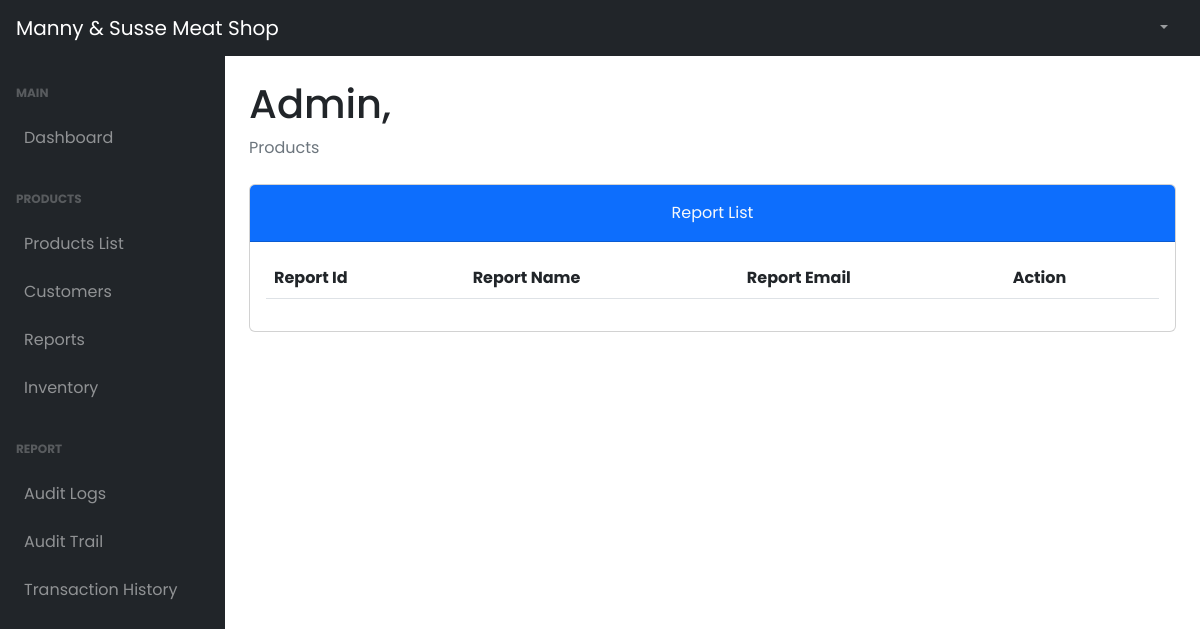
Page /admin/reports.php (signed in) on the earlier database version.
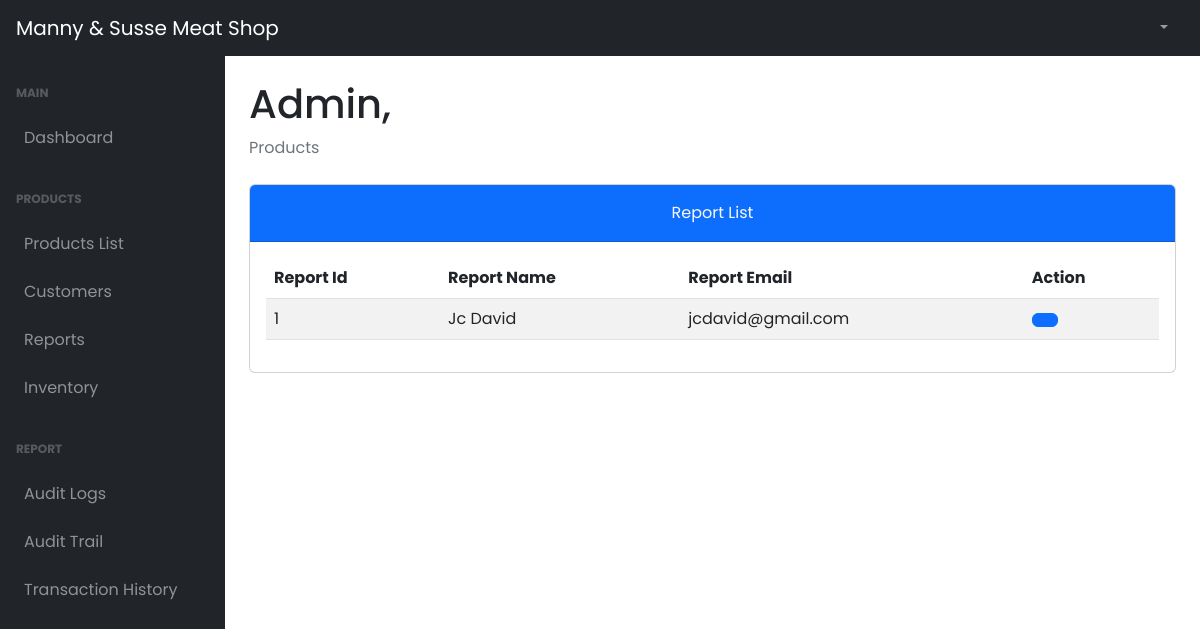
Same page on the later database version.
### tables this page shows
CREATE TABLE `tbl_reports` (
  `report_id` int(11) NOT NULL,
  `rp_name` varchar(50) NOT NULL,
  `rp_email` varchar(150) NOT NULL,
  `rp_message` varchar(255) NOT NULL
);

### admin/reports.php (the view, shortened to what this page needs)
<!DOCTYPE html>
<html lang="en">
  <head>
    <link href="../plugins/dataTables.bootstrap5.min.css" rel="stylesheet" />
    <link href="../plugins/responsive.bootstrap5.min.css" rel="stylesheet" />
    <link href="../styles/bootstrap5-min.css" rel="stylesheet" />
    <link href="../styles/card-general.css" rel="stylesheet" />
  </head>
  <body class="sb-nav-fixed">
    <?php require_once("./navbar.php"); ?>
    <div id="layoutSidenav">
      <?php require_once("./sidebar.php"); ?>
      <div id="layoutSidenav_content">
        <main>
          <div class="container-fluid px-4">
            <h1 class="mt-4" id="full_name">Admin,</h1>
            <ol class="breadcrumb mb-4">
              <li class="breadcrumb-item active">Products</li>
            </ol>
              <div class="card mb-5">
                    <div class="card-header bg-primary pt-3">
                        <div class="text-center">
                            <p class="card-title text-light">Report List
                        </div>
                    </div>
                    <div class="card-body">
                      <table id="residenceAccounts" class="table table-striped nowrap" style="width:100%">
                        <thead>
                          <tr>
                              <th>Report Id</th>
                              <th>Report Name</th>
                              <th>Report Email</th>
                              <th>Action</th>
                          </tr>
                        </thead>
                        <tbody>
                          <?php
                            $query = "SELECT * FROM tbl_reports";
                            $stmt = $conn->prepare($query);
                            $stmt->execute();
                            $result = $stmt->get_result();
                              while ($data = $result->fetch_assoc()) {
                          ?>
                          <tr>
                            <td><?php echo $data['report_id'];?></td>
                            <td><?php echo $data['rp_name'];?></td>
                            <td><?php echo $data['rp_email'];?></td>
                            <td>
                                <button type="button" class="btn btn-primary" id="<?php echo $data["report_id"] ?>"  data-bs-toggle="modal"
                                data-bs-target="#residenceAccountDetails<?php echo $data["report_id"] ?>" data-bs-whatever="@getbootstrap">
                                </button>
                            </td>
                          </tr>
                          <?php
                            }
                          ?>
                        </tbody>
                      </table>
                    </div>
                  </div>
            </div>
      </main>
    </div>
  </div>
    <link rel="stylesheet" href="../styles/dataTables.min.css">
  </body>
</html>

Differences in the rows shown:
added tbl_reports: report_id "1", rp_name "Jc David", rp_email "jcdavid@gmail.com"
